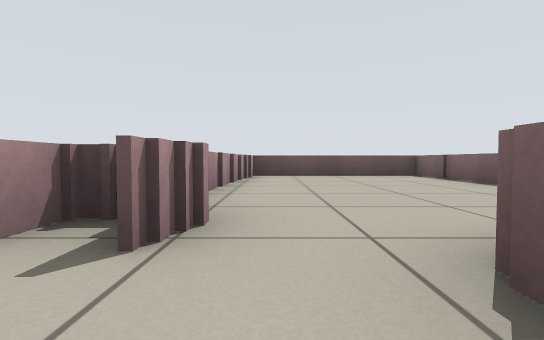
View 1 (above)

22 first-person views from a walk through a world built for the Player/Stage simulator. The camera is 0.4 m above the floor, tilts 2° down and sees 85° across. The lines on the ground mark 1 m squares. The floor is counted in squares, 1 m on a side. Each view is taken from the middle of a square. On the plan, view 1 faces up. The plan holds only what a view shows up to about 9 squares ahead; the rest is blank. Robots are left out.

View 2
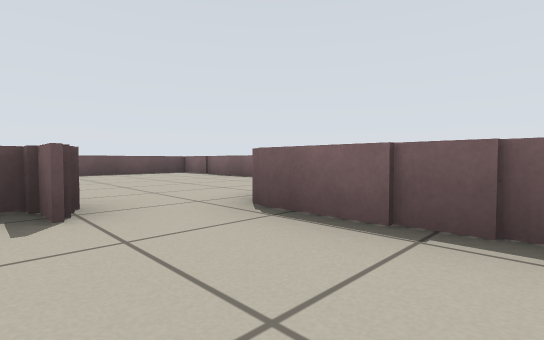

View 3
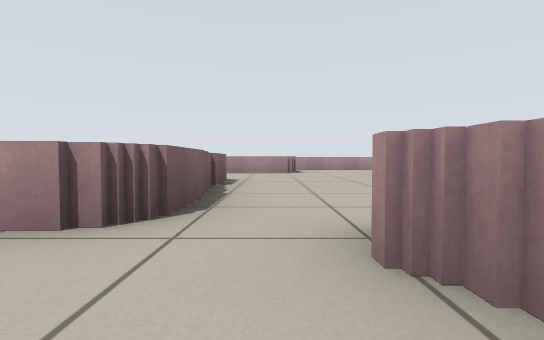

View 4
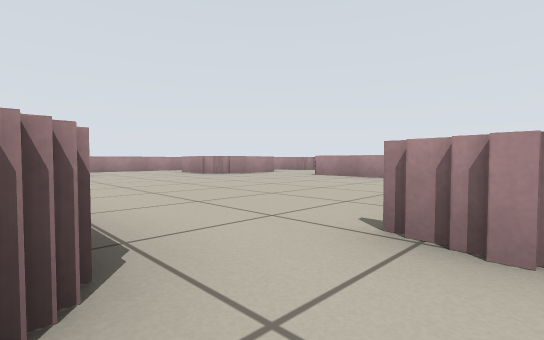

View 5
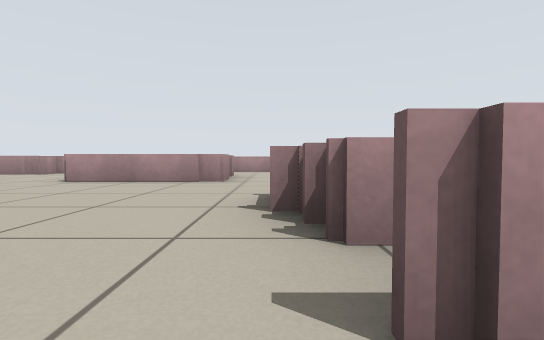

View 6
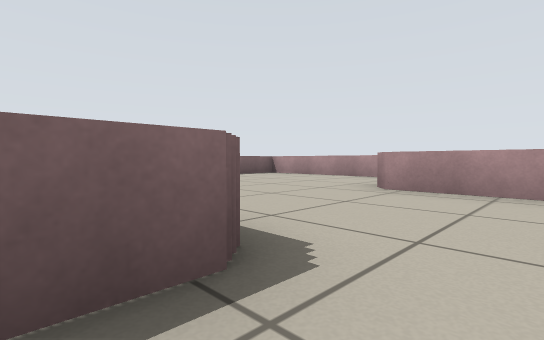

View 7
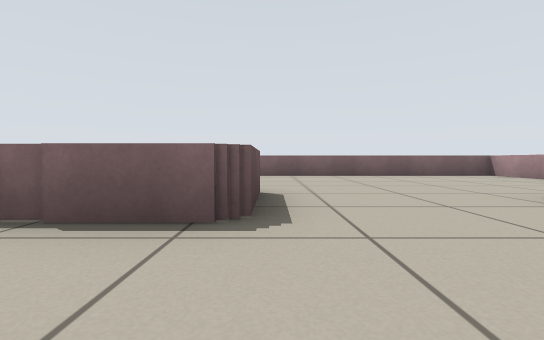

View 8
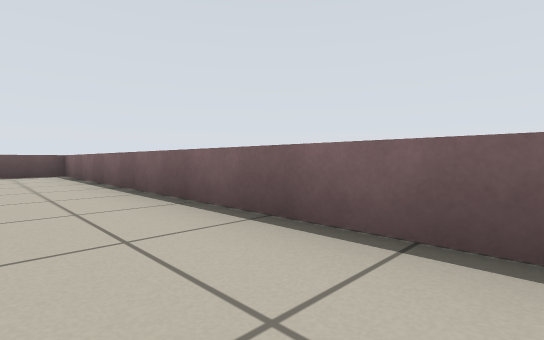

View 9
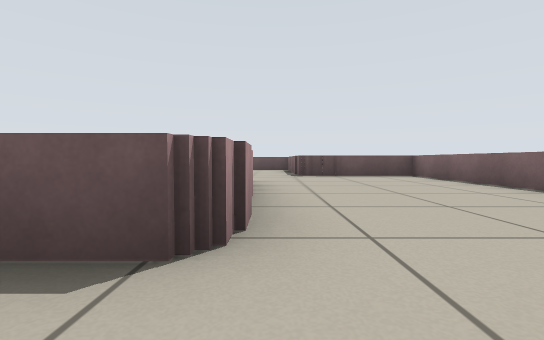

View 10
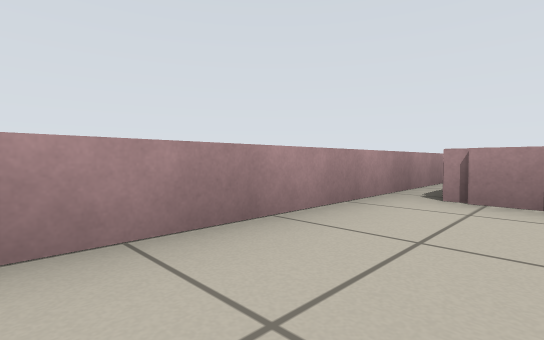

View 11
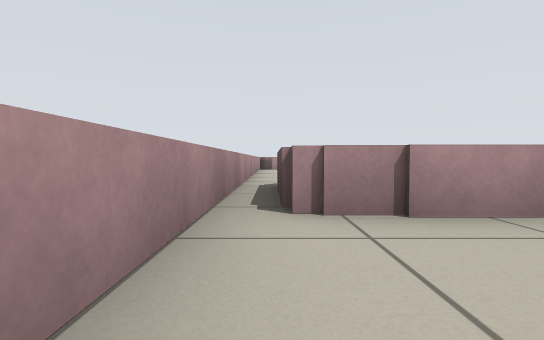

View 12
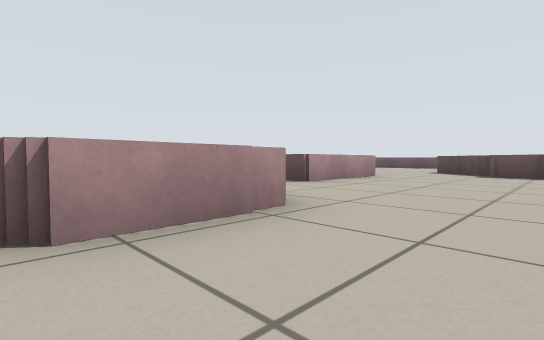

View 13
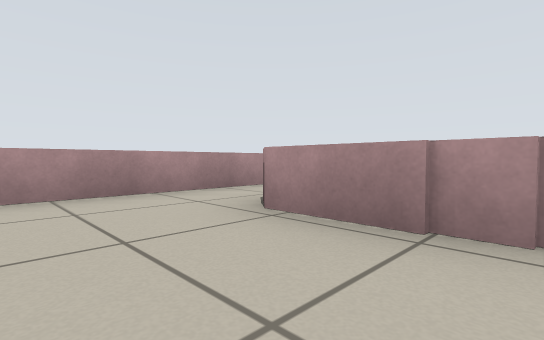

View 14
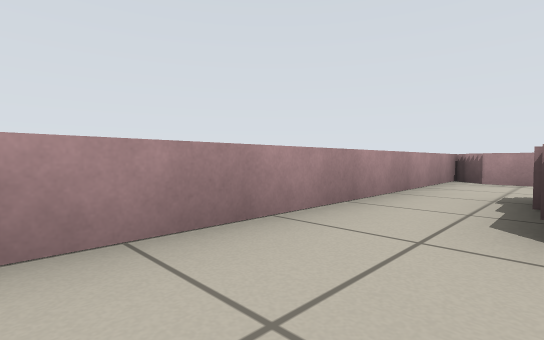

View 15
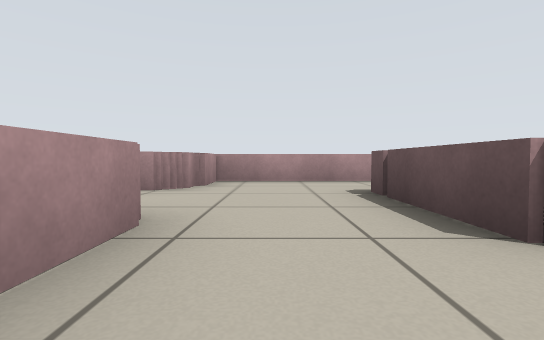

View 16
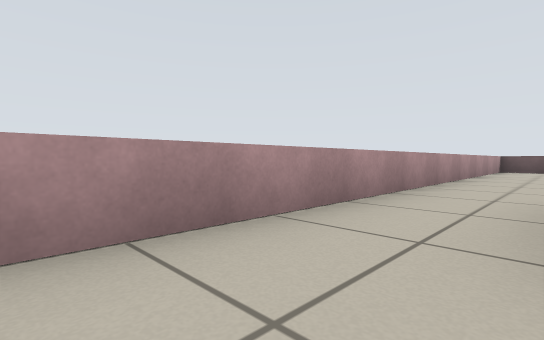

View 17
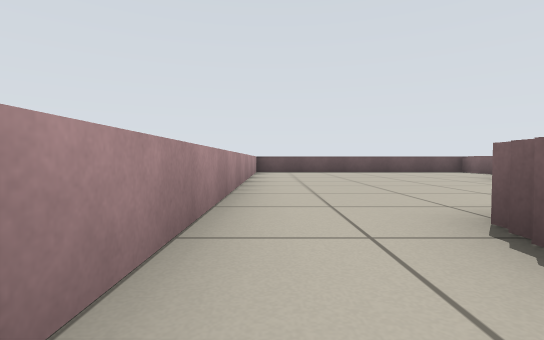

View 18
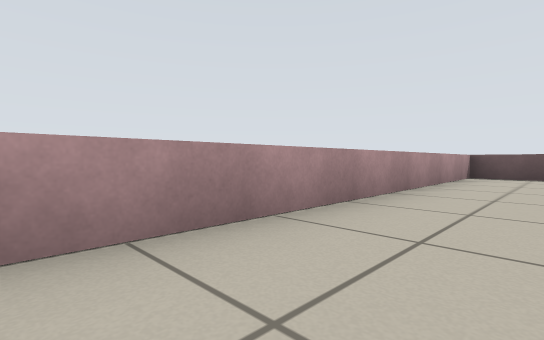

View 19
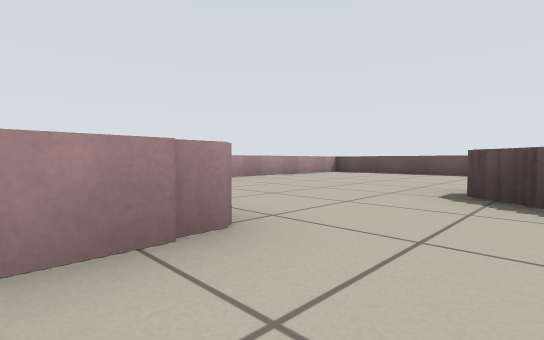

View 20
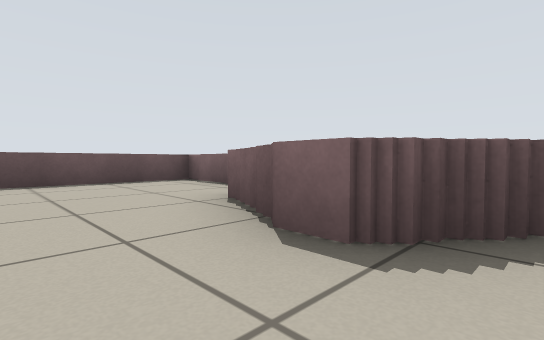

View 21
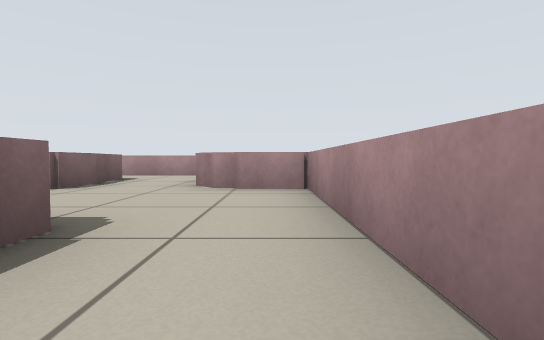

View 22
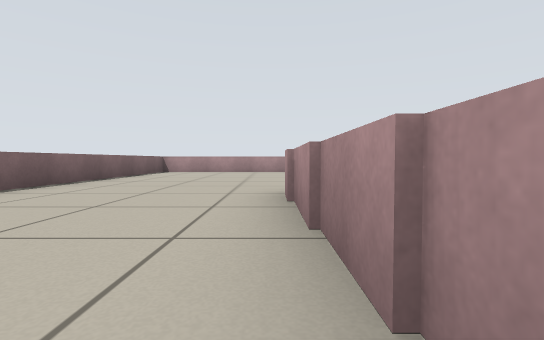

### Floor plan
Ten units are one square. View 1 is at (0, 0); x grows to the right and y downward. Boxes are objects, and circles mark ways between rooms. Rooms are numbered by the first view taken in them; rooms with no view inside come last. Other rooms are left out.
<svg viewBox="-100 -80 170 170">
<path fill="none" stroke="#000" d="M-6 59 19 59M-22 -11 -32 -11M-7 -12 -7 -20 -14 -20M-61 48 -37 48 -37 70M-53 -1 -53 29M27 29 9 29 9 -11M-35 85 5 85M-8 -45 -8 -38M36 -38 36 -75 -6 -75 -6 -44M-6 -24 -6 -12M11 -13 16 -13M-14 -20 -14 -12M9 -11 12 -11M29 19 29 24M27 22 27 29M19 59 19 79 1 79M27 -8 27 19M5 85 65 85 65 -34 36 -34M-72 29 -78 29 -78 22M-53 29 -71 29M-95 5 -95 50 -81 50M-43 -38 -43 -44M-39 -22 -43 -22 -43 -25 -48 -25 -48 -34M-62 -1 -53 -1M-34 -20 -40 -20M-30 -60 -30 -75 -95 -75 -95 5M-78 8 -78 1M-61 70 -61 48M-85 85 -35 85M-78 54 -78 82"/>
<circle cx="0" cy="-10" r="3" fill="#2a7"/>
<circle cx="15" cy="45" r="3" fill="#2a7"/>
<circle cx="-60" cy="40" r="3" fill="#2a7"/>
<circle cx="-45" cy="-10" r="3" fill="#2a7"/>
<circle cx="-40" cy="80" r="3" fill="#2a7"/>
<circle cx="30" cy="-25" r="3" fill="#2a7"/>
<circle cx="-90" cy="10" r="3" fill="#2a7"/>
<circle cx="-70" cy="50" r="3" fill="#2a7"/>
<text x="-20" y="30">1</text>
<text x="10" y="-50">2</text>
<text x="50" y="30">3</text>
<text x="-80" y="30">4</text>
<text x="-70" y="-40">5</text>
<text x="-60" y="80">6</text>
</svg>
Room 1 opens to room 2. Room 1 opens to room 3. Room 1 opens to room 4. Room 1 opens to room 5. Room 1 opens to room 6. Room 2 opens to room 3. Room 4 opens to room 5. Room 4 opens to room 6.

Where each view was taken, in squares from view 1:
view 1: 0 up, 0 right, facing up
view 2: 1 down, 1 left, facing up-right
view 3: 3 up, 0 right, facing down
view 4: 2 up, 1 right, facing down-left
view 5: 1 up, 0 right, facing left
view 6: 2 down, 0 right, facing down-right
view 7: 3 down, 1 left, facing right
view 8: 5 down, 5 right, facing up-right
view 9: 4 down, 3 right, facing up
view 10: 7 down, 5 right, facing down-left
view 11: 8 down, 4 right, facing left
view 12: 7 down, 2 left, facing up-left
view 13: 5 down, 2 left, facing down-left
view 14: 7 down, 2 left, facing down-left
view 15: 4 down, 4 left, facing left
view 16: 4 down, 8 left, facing up-left
view 17: 2 down, 9 left, facing up
view 18: 0 up, 8 left, facing up-left
view 19: 1 down, 4 left, facing up-left
view 20: 2 up, 6 left, facing up-right
view 21: 1 down, 9 left, facing down
view 22: 1 up, 3 right, facing down
